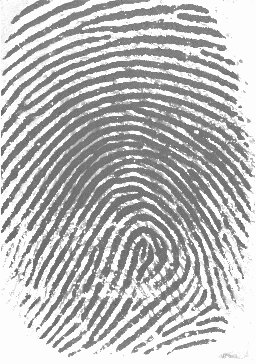
#> input picture image_processing/examples/101_1.bmp, 256 x 364 px
$ python translate.py
#> lines starting #> are read from the running program, lines starting #| are printed output that depends on the picture
import cv2
import numpy as np

image = cv2.imread('../examples/101_1.bmp')
#> image is the input picture: shape (364, 256, 3); min 70, max 253, mean 186.6
# Displacement
tx, ty = 100, 50  # Shift amount
height, width = image.shape[:2]
#> height = 364; width = 256

translation_matrix = np.float32([
    [1, 0, tx],
    [0, 1, ty]
])

translated_image = cv2.warpAffine(image, translation_matrix, (width, height))
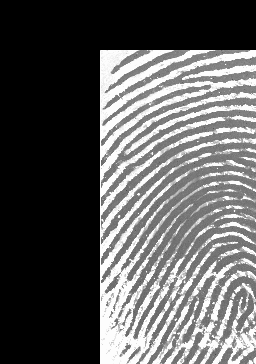
#> translated_image: shape (364, 256, 3); min 0, max 253, mean 92.8

cv2.imshow("Translated image", translated_image)
cv2.imwrite("../output/traslate.bmp", translated_image)
cv2.waitKey(0)
cv2.destroyAllWindows()

$ run again, with image_processing/examples/fingerprint.bmp copied over image_processing/examples/101_1.bmp
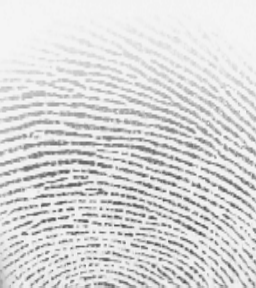
#> input picture image_processing/examples/fingerprint.bmp, 256 x 288 px
#> image is the input picture: shape (288, 256, 3); min 73, max 246, mean 216.7
#> `translated_image = cv2.warpAffine(image, translation_matrix, (width, h..`:
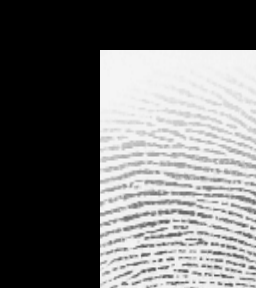
#> translated_image: shape (288, 256, 3); min 0, max 246, mean 109.8

$ run again, with image_processing/examples/fingerprint3.bmp copied over image_processing/examples/101_1.bmp
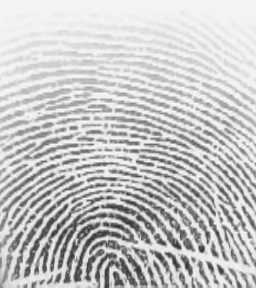
#> input picture image_processing/examples/fingerprint3.bmp, 256 x 288 px
#> image is the input picture: shape (288, 256, 3); min 50, max 246, mean 197.7
#> `translated_image = cv2.warpAffine(image, translation_matrix, (width, h..`:
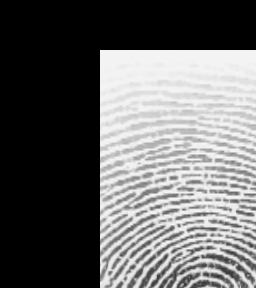
#> translated_image: shape (288, 256, 3); min 0, max 246, mean 101.6
